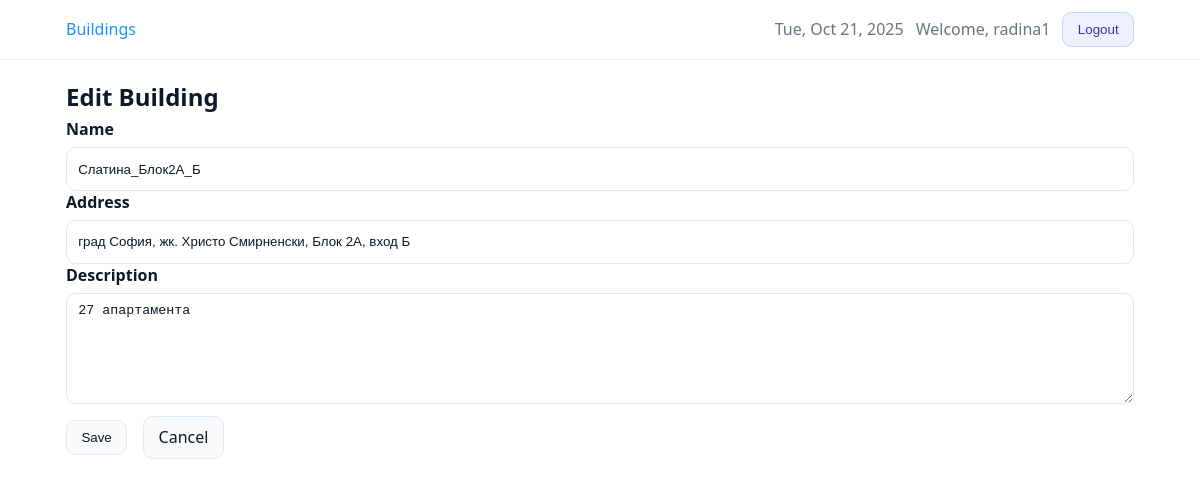
Screenshot of /buildings/3/edit/ (signed in) with the database file from the repository.
### core/models.py (models this page shows, shortened)
class TimeStampedModel(models.Model):
    created_at = models.DateTimeField(auto_now_add=True, db_index=True)
    updated_at = models.DateTimeField(auto_now=True)
    class Meta:
        abstract = True

class Building(TimeStampedModel):
    owner = models.ForeignKey(
        settings.AUTH_USER_MODEL,
        on_delete=models.CASCADE,
        related_name="buildings",
    )
    name = models.CharField(max_length=255, db_index=True)
    address = models.CharField(max_length=512, blank=True)
    description = models.TextField(blank=True)
    objects = BuildingQuerySet.as_manager()
    class Meta:
        ordering = ["name", "id"]

### core/views.py (the view, shortened to what this page needs)
# urls.py: path("buildings/<int:pk>/edit/", views.BuildingUpdateView.as_view(), name="building_update"),
class BuildingUpdateView(LoginRequiredMixin, UserPassesTestMixin, UpdateView):
    model = Building
    form_class = BuildingForm
    template_name = "core/building_form.html"
    success_url = reverse_lazy("buildings_list")
    def get_form_kwargs(self):
        kwargs = super().get_form_kwargs()
        kwargs["user"] = self.request.user
        return kwargs
    def test_func(self):
        building = self.get_object()
        return _user_can_access_building(self.request.user, building)

### core/forms.py (shortened to what this page needs)
class BuildingForm(forms.ModelForm):
    class Meta:
        model = Building
        fields = ["name", "address", "description", "owner"]  # 'owner' shown only to staff
        widgets = {
            "description": forms.Textarea(attrs={"rows": 6}),
        }
    def __init__(self, *args, user=None, **kwargs):
        super().__init__(*args, **kwargs)
        self._user = user
        if user and user.is_staff:
            self.fields["owner"].queryset = User.objects.order_by("username")
        else:
            self.fields.pop("owner", None)

### core/views.py (called while the page is built)
def _user_can_access_building(user, building: Building) -> bool:
    return user.is_staff or building.owner_id == user.id

### templates/core/building_form.html (shortened to what this page needs)
{% extends "base.html" %}
{% block content %}
  {% with page_title=form.instance.pk|yesno:"Edit Building,New Building" %}
    {% include "core/_form_layout.html" with form=form title=page_title subtitle="" cancel_url=cancel_url %}
  {% endwith %}
{% endblock %}

### templates/base.html (shortened to what this page needs)
{% load static %}
<!doctype html>
<html lang="en">
  <head>
    <link rel="stylesheet" href="{% static 'css/app.css' %}?v={% now 'U' %}"/>
  </head>
  <body class="{% block body_class %}{% endblock %}">
    <header style="border-bottom:1px solid #eef2f6; background:#fff;">
      <div style="max-width:1100px; margin:0 auto; padding:.75rem 1rem;">
        <div style="display:flex; justify-content:space-between; align-items:center; gap:1rem;">
          <nav style="display:flex; gap:1rem; align-items:center;" aria-label="Primary">
            {% block topbar_left %}
              <a href="{% url 'buildings_list' %}" style="text-decoration:none; color:#1e90ff;">Buildings</a>
            {% endblock %}
          </nav>
          <div style="display:flex; gap:.75rem; align-items:center; white-space:nowrap;">
            {% block topbar_right %}
              {% if user.is_authenticated %}
                <time datetime="{% now 'c' %}" style="color:#6b7280;">{% now 'D, M j, Y' %}</time>
                <span style="color:#6b7280;">Welcome, {{ user.get_full_name|default:user.username }}</span>
                <form action="{% url 'logout' %}" method="post" style="display:inline;">
                  <button type="submit" class="btn btn-secondary">Logout</button>
                </form>
              {% else %}
                <a class="btn" href="{% url 'login' %}">Login</a>
              {% endif %}
            {% endblock %}
          </div>
        </div>
      </div>
    </header>
    <main style="max-width:1100px; margin:1.25rem auto; padding:0 1rem;">
      {% block content %}{% endblock %}
    </main>
  </body>
</html>

### templates/core/_form_layout.html (shortened to what this page needs)
<h2 class="mb-1">{{ title }}</h2>
<form method="post" novalidate>
  {% for field in form.visible_fields %}
    <div class="form-row{% if field.errors %} has-errors{% endif %}">
      {% if field.field.widget.input_type == 'checkbox' %}
        <label class="checkbox">
          {{ field }} <span>{{ field.label }}</span>
        </label>
        {% if field.help_text %}<div class="help">{{ field.help_text|safe }}</div>{% endif %}
        {% if field.errors %}
          <div class="errors">{% for e in field.errors %}<div>{{ e }}</div>{% endfor %}</div>
        {% endif %}
      {% else %}
        <label for="{{ field.id_for_label }}">{{ field.label }}</label>
        {{ field }}
      {% endif %}
    </div>
  {% endfor %}
  <div class="row gap mt-2">
    <button class="btn" type="submit">Save</button>
    <a class="btn" href="{{ cancel_url|default:'javascript:history.back()' }}">Cancel</a>
  </div>
</form>

### static/css/app.css (style rules this page uses)
*, *::before, *::after { box-sizing: border-box; }
html, body { height: 100%; }
body { margin: 0; font-family: ui-sans-serif, system-ui, -apple-system, Segoe UI, Roboto, Helvetica, Arial; line-height: 1.45; color: #0f172a; background: #fff; }
a { color: #0ea5e9; text-decoration: none; }
.row { display: flex; align-items: center; }
.gap { gap: 1rem; }
.mt-2 { margin-top:.75rem }
.mb-1 { margin-bottom:.25rem }
.btn { --bg: #f8fafc; --bd: #e2e8f0; --fg: #0f172a; display:inline-flex;align-items:center;justify-content:center; padding:.55rem .9rem;border:1px solid var(--bd);border-radius:.6rem; background:var(--bg);color:var(--fg);font-weight:500;cursor:pointer;user-select:none; transition: background-color .15s ease, border-color .15s ease, color .15s ease; }
.btn-secondary { --bg:#eef2ff; --bd:#c7d2fe; --fg:#3730a3; }
label { font-weight: 600; color: #0f172a; display:inline-block; margin-bottom:.35rem; }
.input, input[type=text], input[type=password], input[type=email], input[type=tel], input[type=number], input[type=date], select, textarea { width:100%; display:block; padding:.6rem .7rem; border:1px solid #e2e8f0; border-radius:.6rem; background:#fff; color:#0f172a; outline:none; transition: border-color .15s ease, box-shadow .15s ease; box-sizing: border-box; }
.input, input[type=text], input[type=password], input[type=email], input[type=tel], input[type=number], input[type=date], select { height: 44px; line-height: 1.4; }
textarea, textarea.input { resize: vertical; min-height: 6rem; height: auto; }
.input::placeholder, input::placeholder, textarea::placeholder { color:#94a3b8; }

### rows the page displays
Building: visible_fields "Слатина_Блок2А_Б" "град София, жк. Христо Смирненски, Блок 2А, вход Б" "27 апартамента"

### other values shown
{{ user.get_full_name|default:user.username }} "radina1"
{{ title }} "Edit Building"
{{ field.label }} "Name" "Address" "Description"
